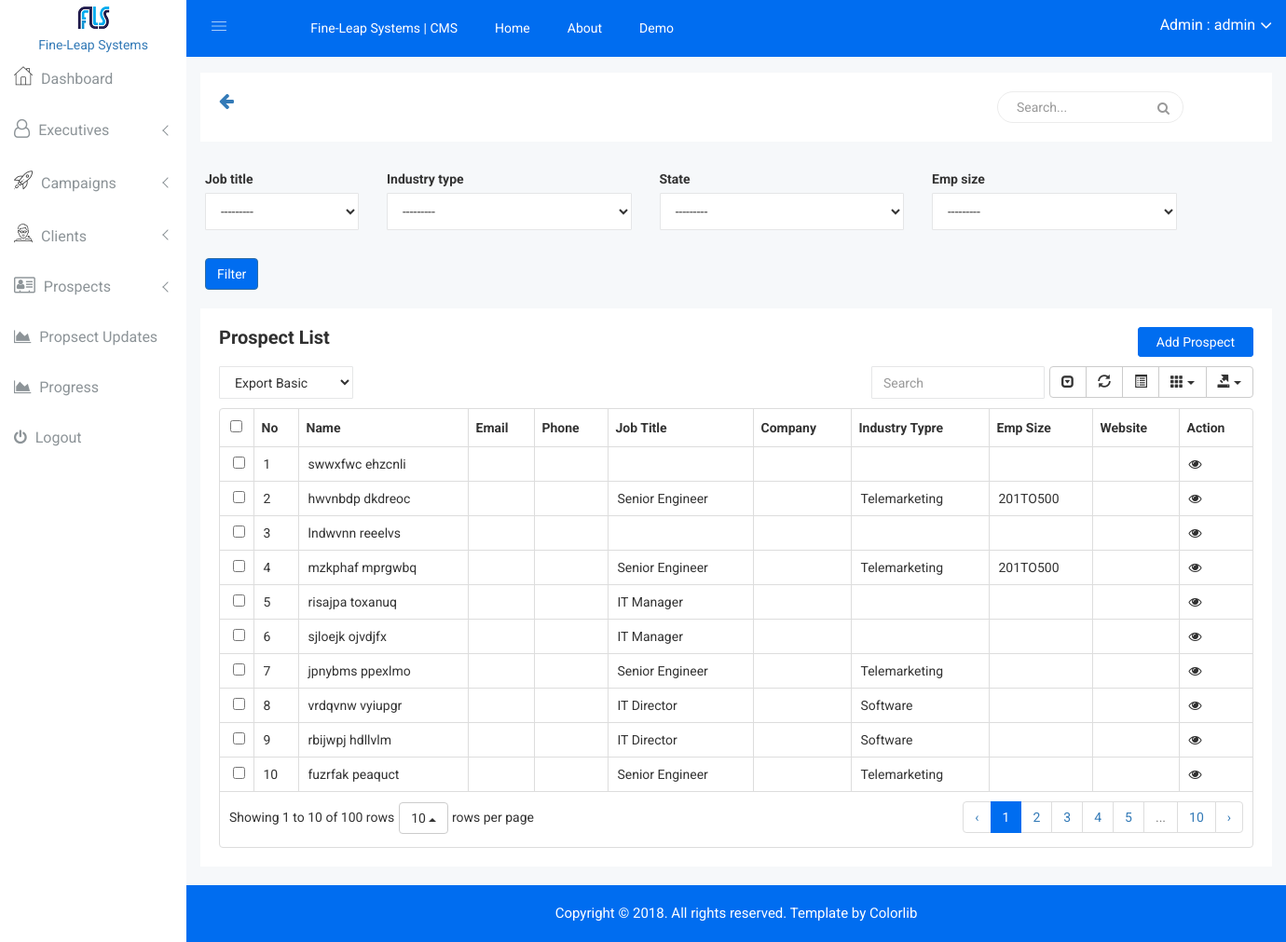
Page /crm_admin/prospects/list/filter/ (signed in) on the earlier database version.
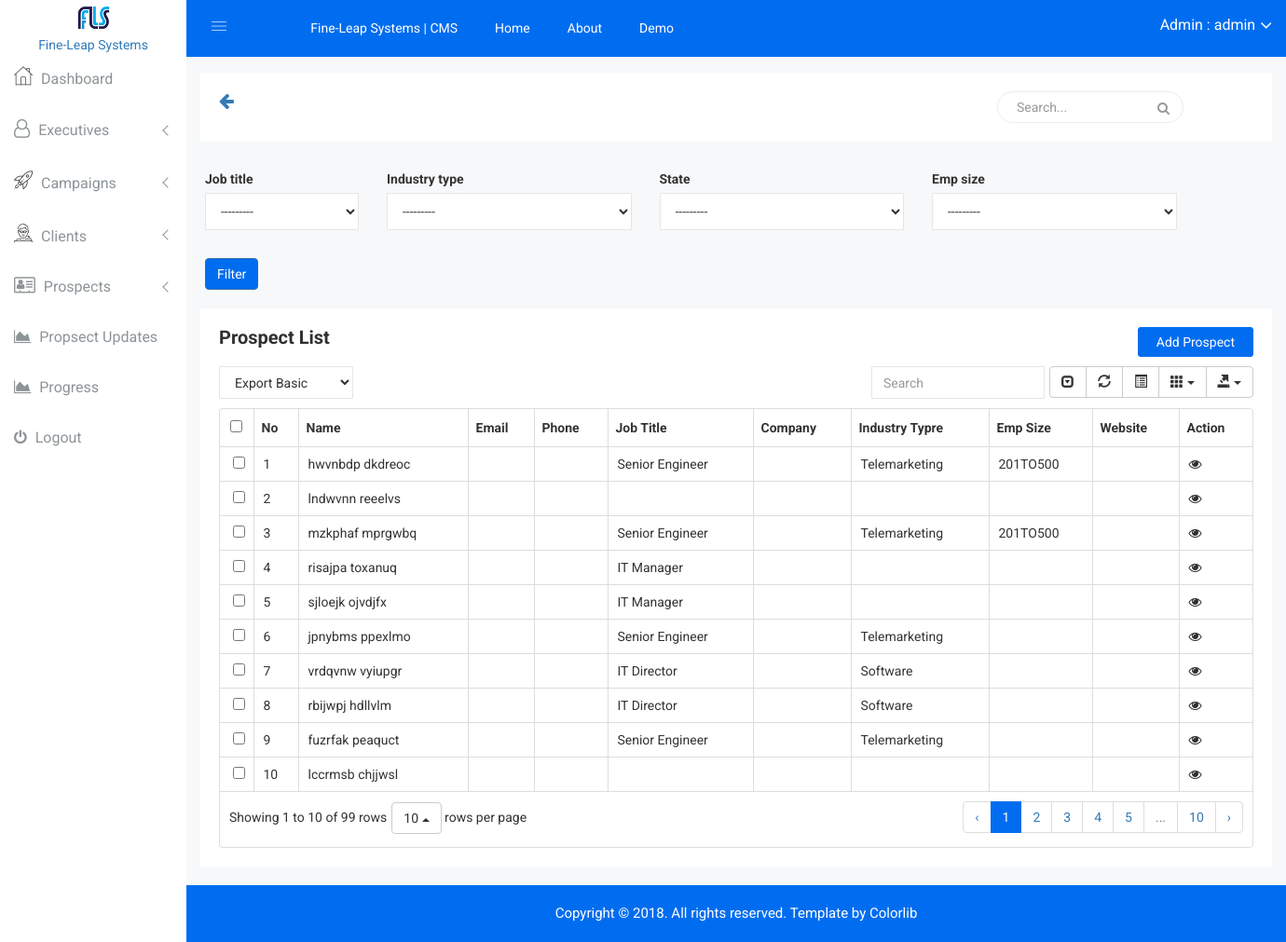
Same page on the later database version.
### prospects/models.py (models this page shows, shortened)
class Prospect(models.Model):
    first_name = models.CharField(max_length=32)
    last_name = models.CharField(max_length=32)
    phone = models.CharField(max_length=15, blank=True)
    direct_or_extension = models.CharField(max_length=16, blank=True)
    email = models.EmailField(blank=True)
    job_title = models.CharField(max_length=64, blank=True)
    company = models.CharField(max_length=128, blank=True)
    emp_size = models.CharField(max_length=16, blank=True)
    website = models.CharField(max_length=64, blank=True)
    industry_type = models.CharField(max_length=64, blank=True)
    city = models.CharField(max_length=32, blank=True)
    state = models.CharField(max_length=32, blank=True)
    country = models.CharField(max_length=32, blank=True)
    zip_code = models.CharField(max_length=12, blank=True, null=True)
    details = models.TextField(blank=True)
    created_on = models.DateTimeField(auto_now_add=True)
    updated_on = models.DateTimeField(auto_now=True)
    @property
    def get_admin_update_url(self):
        return reverse_lazy("crm_admin:prospect_update", kwargs={"id": self.id})
    @property
    def full_name(self):
        return self.first_name + ' ' + self.last_name
    @property
    def get_display_text(self):
        return self.full_name

### crm_admin/views.py (the view)
        class WrappedClass(UserPassesTestMixin, wrapped):
            def test_func(self):
                return self.request.user.is_superuser

### crm_admin/views.py (called while the page is built)
def superuser_required():
    def wrapper(wrapped):
        class WrappedClass(UserPassesTestMixin, wrapped):
            def test_func(self):
                return self.request.user.is_superuser
        return WrappedClass
    return wrapper

### portal/models.py (called while the page is built)
    def __str__(self):
        return self.get_email_name

    @property
    def get_display_text(self):
        if self.get_full_name:
            return self.get_full_name
        else:
            return self.__str__()

    @property
    def get_full_name(self):
        return "{} {}".format(self.first_name, self.last_name) if (self.first_name or self.last_name) else ""

    @property
    def get_email_name(self):
        email_str = str(self.email)
        return email_str[:email_str.rfind("@")]

### crm_admin/templates/crm_admin/prospects/list_filter.html (shortened to what the changed rows need)
{% extends "crm_admin/base.html" %}
{% load result_tags %}
{% load crispy_forms_tags %}
{% load static %}
{% block content %}
<div class="data-table-area mg-b-15">
                <div class="container-fluid">
                <div class="row">
                    <div class="col-lg-12 col-md-12 col-sm-12 col-xs-12">
                        <div class="sparkline13-list">
                            <div class="sparkline13-hd">
                                <div class="main-sparkline13-hd">
                                    <h1>Prospect List</h1>
                                </div>
                            </div>
                            <div class="sparkline13-graph">
                                <div class="datatable-dashv1-list custom-datatable-overright">
                                    <div id="toolbar">
                                        <select class="form-control dt-tb">
										</select>
                                    </div>
                                    <table id="table" data-toggle="table" data-pagination="true" data-search="true" data-show-columns="true" data-show-pagination-switch="true" data-show-refresh="true" data-key-events="true" data-show-toggle="true" data-resizable="true" data-cookie="true"
                                        data-cookie-id-table="saveId" data-show-export="true" data-click-to-select="true" data-toolbar="#toolbar">
                                        <thead>
                                            <tr>
                                                <th data-field="id">No</th>
                                                <th data-field="name">Name</th>
                                                <th data-field="email">Email</th>
                                                <th data-field="phone">Phone</th>
                                                <th data-field="job_title">Job Title</th>
                                                <th data-field="company">Company</th>
                                                <th data-field="industry_type">Industry Typre</th>
                                                <th data-field="emp_size">Emp Size</th>
                                                <th data-field="website">Website</th>
                                                <th data-field="action">Action</th>
                                            </tr>
                                        </thead>
                                        <tbody>
                                            {% for prospect in prospects %}
                                                <tr>
                                                    <td>{{ forloop.counter }}</td>
                                                    <td>{{ prospect.get_display_text }}</td>
                                                    <td>{{ prospect.email }}</td>
                                                    <td>{{ prospect.phone }}</td>
                                                    <td>{{ prospect.job_title }}</td>
                                                    <td>{{ prospect.company }}</td>
                                                    <td>{{ prospect.industry_type }}</td>
                                                    <td>{{ prospect.emp_size }}</td>
                                                    <td>{{ prospect.city }}</td>
                                                    <td class="datatable-ct"><a href="{{ prospect.get_admin_update_url }}"><i class="fa fa-eye"></i></a></td>
                                                </tr>
                                            {% endfor %}
                                        </tbody>
                                    </table>
                                </div>
                            </div>
                        </div>
                    </div>
                </div>
            </div>
            </div>
{% endblock %}

Differences in the rows shown:
removed Prospect: get_display_text "swwxfwc ehzcnli"
now on this page (row edited): Prospect: get_display_text "lccrmsb chjjwsl"
Other differences:
text written by a page script: "Showing 1 to 10 of 100 rows 10 rows per page ‹ 1 2 3 4 5 ... 10 ›" → "Showing 1 to 10 of 99 rows 10 rows per page ‹ 1 2 3 4 5 ... 10 ›"
